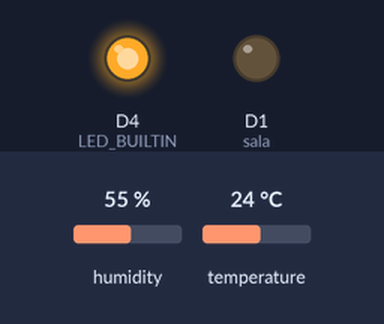
The sketch below on a simulated ESP8266 (NodeMCU). Shown: output pins drawn as LEDs (lit = HIGH, except the on-board LED, lit = LOW). The inputs (shaded band) are chosen by the test bench; at power-on: humidity 55 %, temperature 24 °C. WiFi joins after 1.5 s; servers stay silent unless stated; no MQTT or app messages arrive unless stated; what the sketch prints to the serial monitor is not drawn.

Above: at 1.81 s.
At 4.9 s:
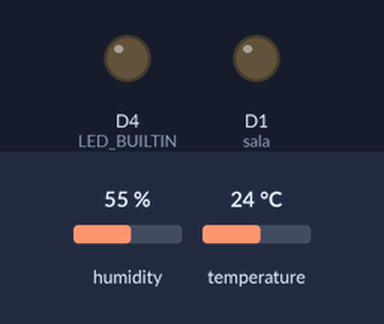
Timing chart, 0 to 9.2 s (numbered marks = the images above):
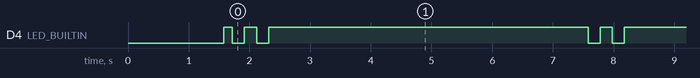

The sketch:

codigo_completo.ino
```cpp
#include <ESP8266WiFi.h>
#include <PubSubClient.h>
#include "DHT.h"
#define MSG_BUFFER_SIZE (50)
char msg[MSG_BUFFER_SIZE];


//DHT Area
#define DHTPIN D5 // pin do DHT que conecta
#define DHTTYPE DHT22 // versão do DHTset the DHT version
DHT dht(DHTPIN, DHTTYPE); // Declara o objeto DHT
int t,h; //variaveis para temperatura e humidade
char sala;

//Wifi area
const char* ssid = "2.4G PAMELA"; // nome da rede wifi
const char* password = "393545339"; // senha da rede wifi
const char* mqtt_broker = "mqtt.eclipseprojects.io"; // MQTT Broker utilizado
WiFiClient nodemcuClient;
PubSubClient client(nodemcuClient);

void setup() {
  sala = D1;
  Serial.begin(9600);
  dht.begin(); // inicializa o dht
  Serial.println("\n\n***************************************");
  Serial.println(" Iniciacizando o termometro IoT ...");
  wifi_connect();
  client.setServer(mqtt_broker,1883); // MQTT server e porta
  pinMode(LED_BUILTIN, OUTPUT);
  pinMode(D1, OUTPUT);//
}

void loop() {
  if (!client.connected()) {
    reconnect_MQTT();
  }
  DHT_readings();
  publish_MQTT();
  delay(5000);
}

//função estabelece conexao com rede wifi
void wifi_connect(){
  delay(10);
  Serial.print("Connecting to ");
  Serial.println(ssid);
  WiFi.mode(WIFI_STA);
  WiFi.begin(ssid, password);
  while (WiFi.status() != WL_CONNECTED) {
    delay(500);
    Serial.print(".");
  }
  Serial.println("");
  Serial.println("WiFi connected");
  Serial.println("IP address: ");
  Serial.println(WiFi.localIP());
  digitalWrite(LED_BUILTIN,HIGH);
  Serial.println("***************************************\n\n");
}

//reestabelece conexao com MQTT broker
void reconnect_MQTT(){
  while (!client.connected()) {
    client.connect("IoT_Termometer");
    Serial.println("Reconnecting MQTT...");
  }
}

void callback(char* topic, byte* payload, unsigned int length) {
  Serial.print("Mensagem recebida [");
  Serial.print(topic);
  Serial.print("] ");
  for (int i = 0; i < length; i++) {
    Serial.print((char)payload[i]);
  }
  Serial.println("");
  if ((char)payload[0] == '1') {
    digitalWrite(sala, HIGH);
    snprintf (msg, MSG_BUFFER_SIZE, "A luz da sala está ligada");
    Serial.print("Publica mensagem: ");
    Serial.println(msg);
    client.publish("casa/sala", msg);
  }
  Serial.println("");
  if ((char)payload[0] == '0') {
    digitalWrite(sala, LOW);
    snprintf (msg, MSG_BUFFER_SIZE, "A luz da sala está desligada");
    Serial.print("Publica mensagem: ");
    Serial.println(msg);
    client.publish("casa/sala", msg);
  }
}

// Função para ler temperatura e exibir resultados
void DHT_readings(){
  // Reading temperature or humidity takes about 250 milliseconds!
  h = dht.readHumidity();
  // Read temperature as Celsius (the default)
  t = dht.readTemperature();
  // Read temperature as Fahrenheit (isFahrenheit = true)
  //float f = dht.readTemperature(true);

  // verifica se a leitura deu errada, exibe mensagem e tenta novamente
  if (isnan(h) || isnan(t)) {
    Serial.println(F("Failed to read from DHT sensor!"));
    return;
  }

}

// Função publish readings no MQTT
void publish_MQTT(){
  // persiste informação no topico
  client.publish("lab/temp", String(t).c_str(), true); // pode alterar o topico
  client.publish("lab/humid", String(h).c_str(), true); // pode alterar o topico

  // imprime as mensagens e leituras
  Serial.println("\n---------------------------------------");
  Serial.println("Leitura de Temperatura e Humidade: \n");
  Serial.print(F("Humidade: "));
  Serial.print(h);
  Serial.print(F("%  Temperatura: "));
  Serial.print(t);
  Serial.println(F("°C "));

  // exibe a publicação com sucesso no topic mqtt
  digitalWrite(LED_BUILTIN, LOW);
  delay(200);
  digitalWrite(LED_BUILTIN, HIGH);
  delay(200);
  digitalWrite(LED_BUILTIN, LOW);
  delay(200);
  digitalWrite(LED_BUILTIN, HIGH);
  delay(200);
}
```

Measured:
- by itself, D4 (LED_BUILTIN): repeats every 5.9 s: LOW 0.20 s, HIGH 0.20 s, LOW 0.20 s, HIGH 5.3 s
- by itself, everything shown: repeats every 5.9 s, in 4 steps
